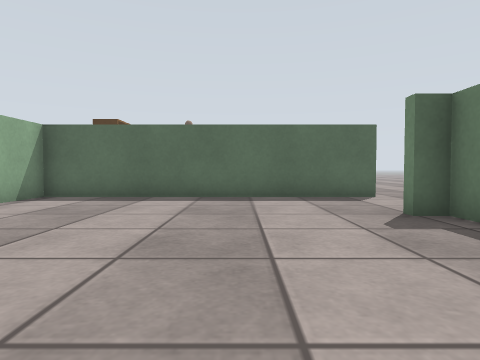
[1] (above)

13 first-person views from a walk through a world built for the Gazebo simulator. The camera is 0.38 m above the floor, tilts 2° down and sees 75° across. The floor is counted in squares, 0.5 m on a side. Each view is taken from the middle of a square. On the plan, view 1 faces up. The plan holds only what a view shows up to about 10 squares ahead; the rest is blank. The place goes on beyond the plan. Simple shapes stand in for some stock models. Some surface patterns are stand-ins.

[2]
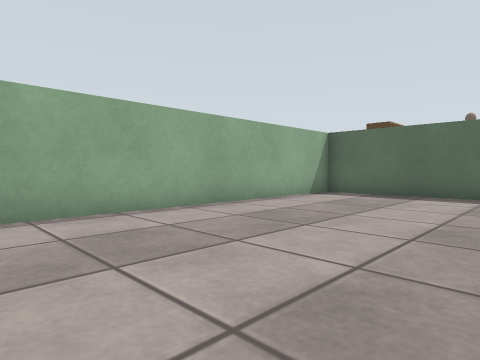

[3]
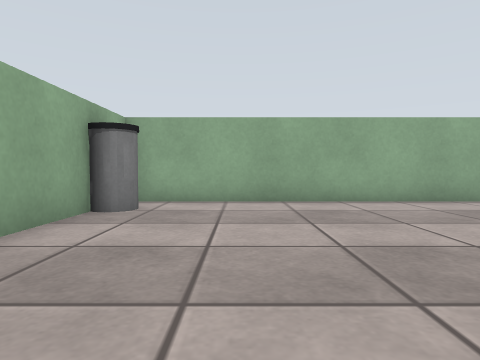

[4]
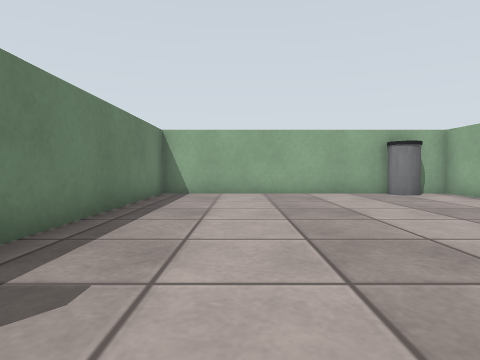

[5]
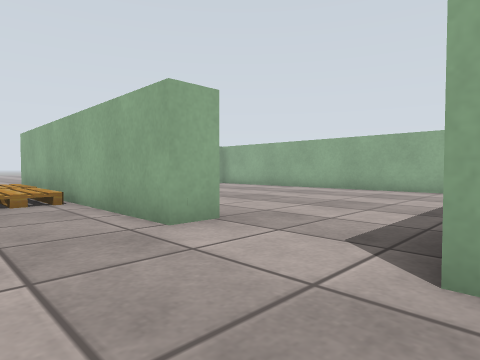

[6]
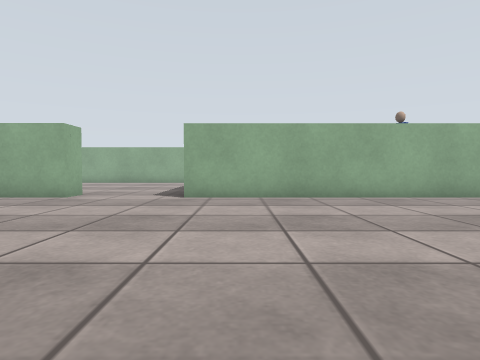

[7]
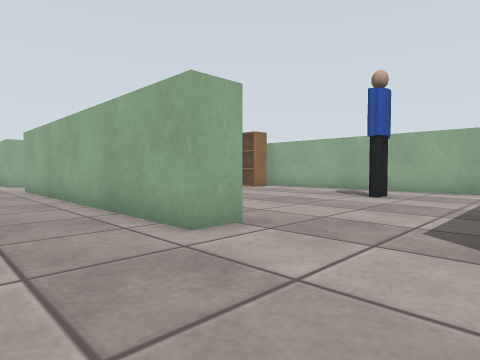

[8]
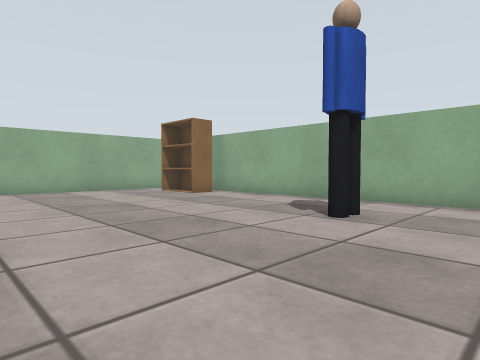

[9]
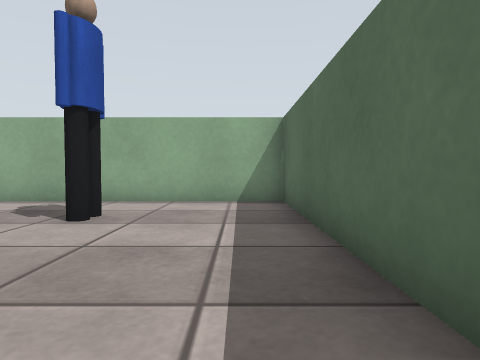

[10]
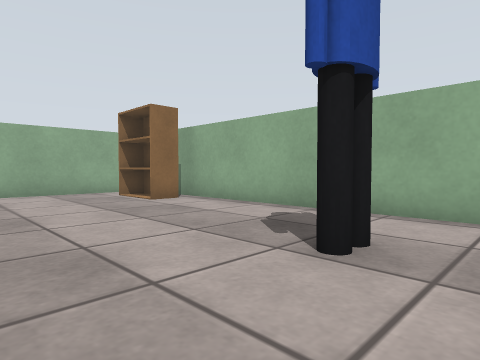

[11]
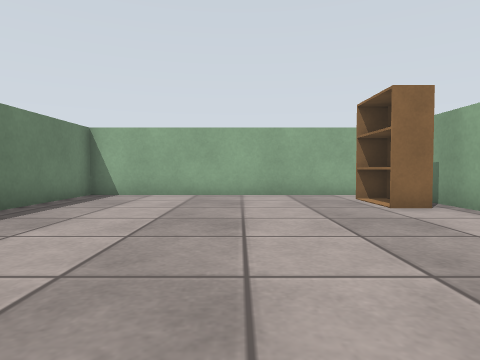

[12]
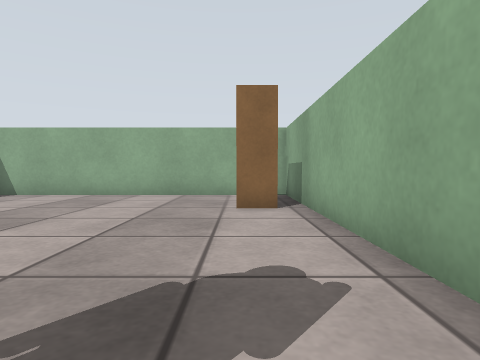

[13]
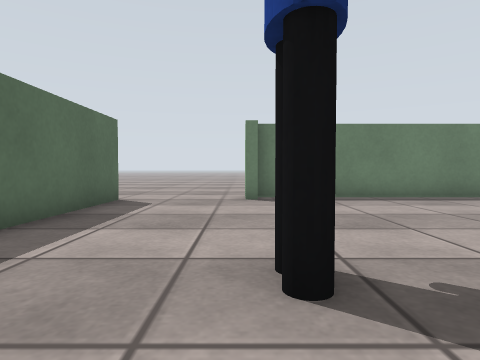

### Floor plan
Points are (right, up) in squares from view 1. A wall is a line through its corners. A room is listed if a view was taken in it or the views show most of it. See-through windows are left out.
Room 1 (views 1, 2, 3, 4)
walls: (3.4, 0.2) (3.4, 5.1); (2.7, 5.4) (3.7, 5.4); (3.7, 8.5) (-5.4, 8.5) (-5.4, -3.7) (3.4, -3.7) (3.4, -2.1)
ways out: opening at (3, 7) to room 2; opening at (3.7, -1) to room 2
objects: bin (-4, -3); other object (4, -2) to (5, -1)
Room 2 (views 5, 6, 7)
walls: (3.7, 5.4) (3.7, 1.7); (3.7, -2.4) (3.7, -2.9); (3.7, 17.9) (3.7, 8.5)
ways out: opening at (3, 7) to room 1; opening at (3.7, -1) to room 1; opening at (2.7, 19) to room 3
objects: pallet (4, 0) to (5, 1)
Room 3 (views 8, 9, 10, 11, 12, 13)
walls: (2.7, 17.9) (3.7, 17.9); (3.4, 17) (3.4, 17.6); (2.8, 21) (-5.4, 21) (-5.4, 8.8) (3.4, 8.8) (3.4, 15.5)
ways out: opening at (2.7, 19) to room 2
objects: bookshelf (-4, 10) to (-4, 12); person (-3, 17)

Where each view was taken, in squares from view 1:
view 1: 0 up, 0 right, facing up
view 2: 1 down, 0 right, facing up-left
view 3: 1 down, 2 right, facing left
view 4: 6 up, 1 right, facing down
view 5: 9 up, 6 right, facing down-left
view 6: 10 up, 12 right, facing left
view 7: 21 up, 6 right, facing down-left
view 8: 20 up, 2 right, facing down-left
view 9: 20 up, 2 right, facing left
view 10: 19 up, 0 right, facing down-left
view 11: 18 up, 1 left, facing down
view 12: 18 up, 4 left, facing down
view 13: 18 up, 5 left, facing right
